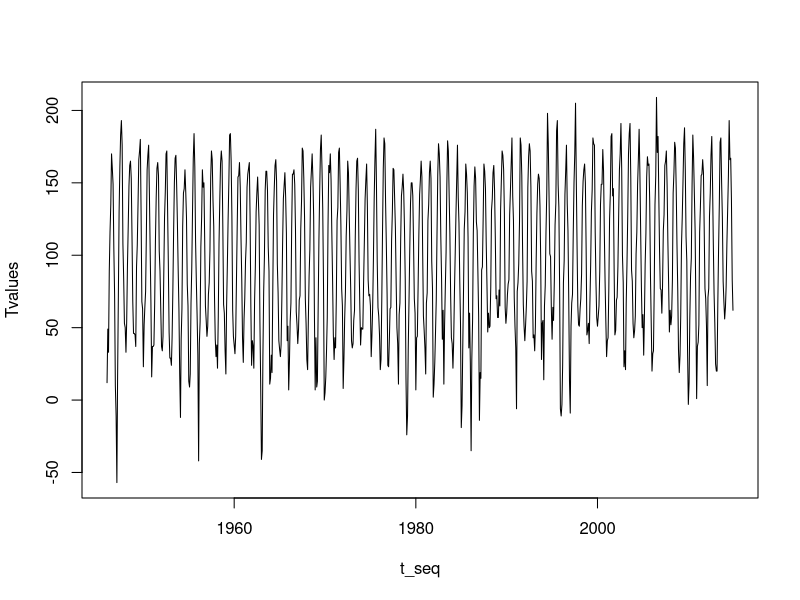
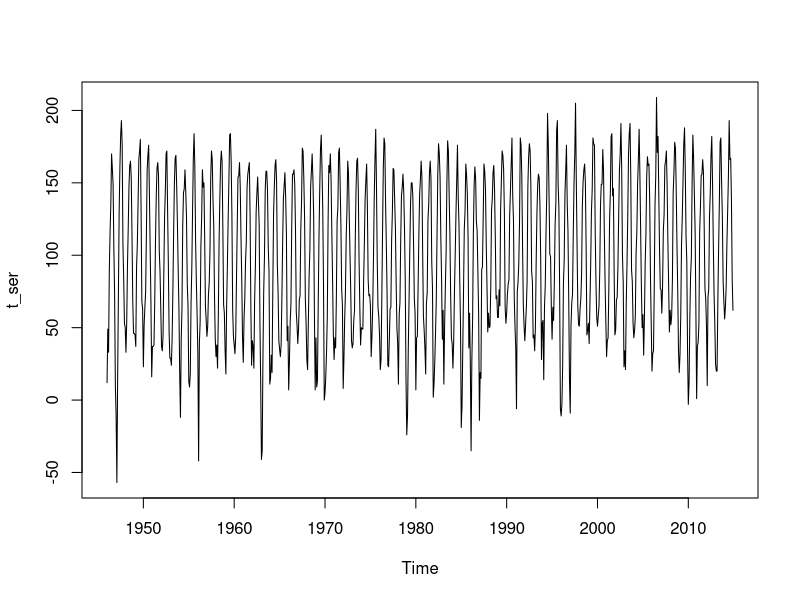
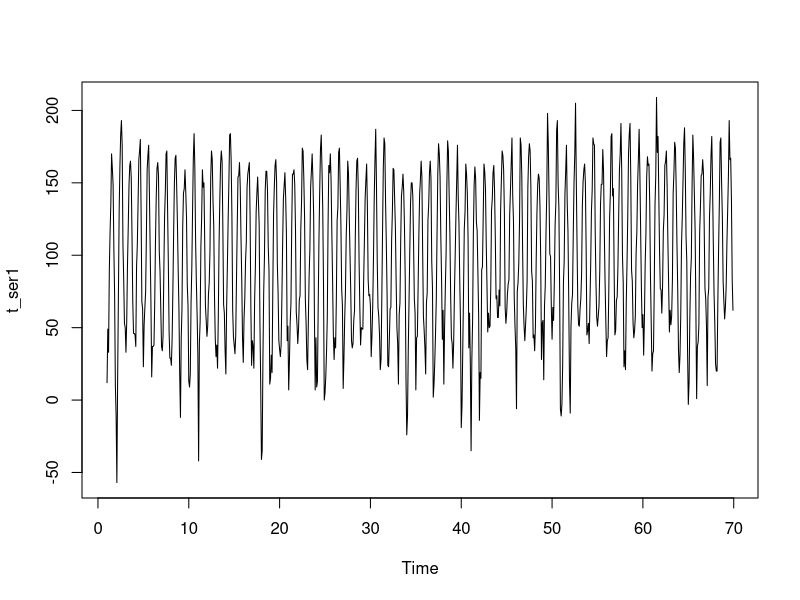
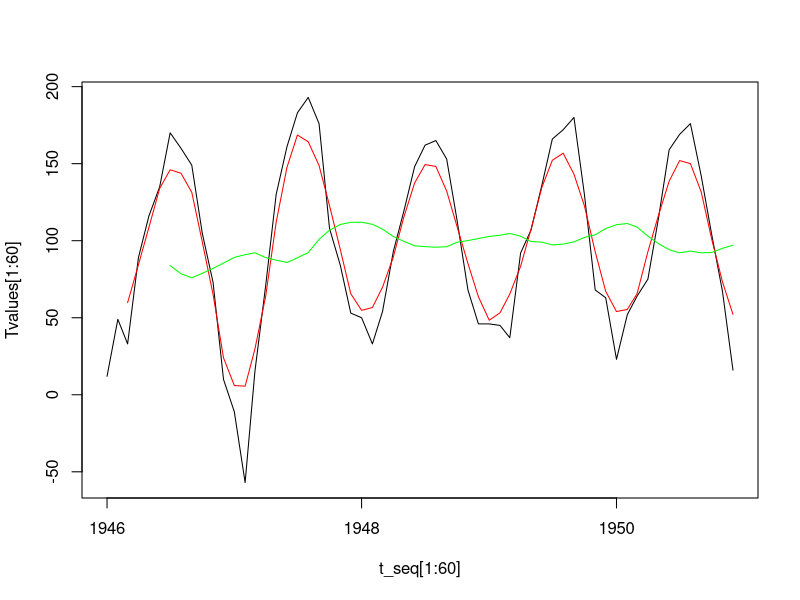
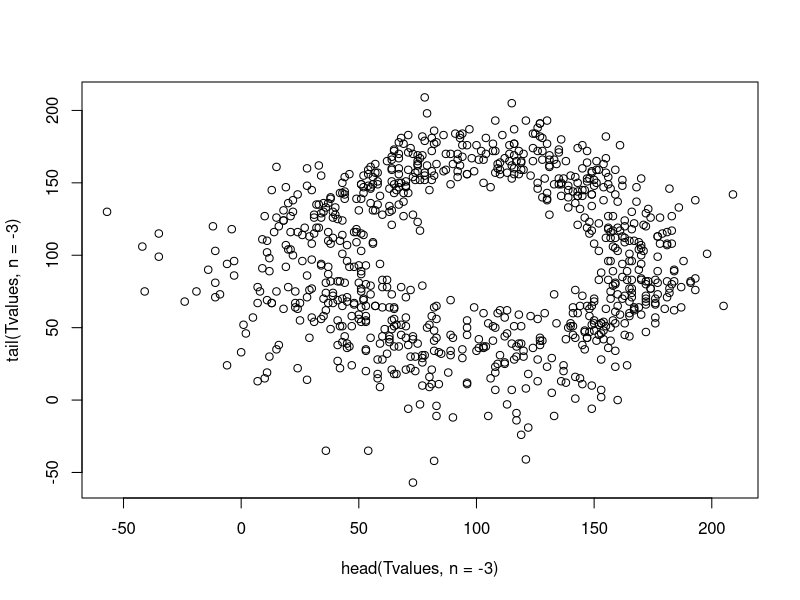
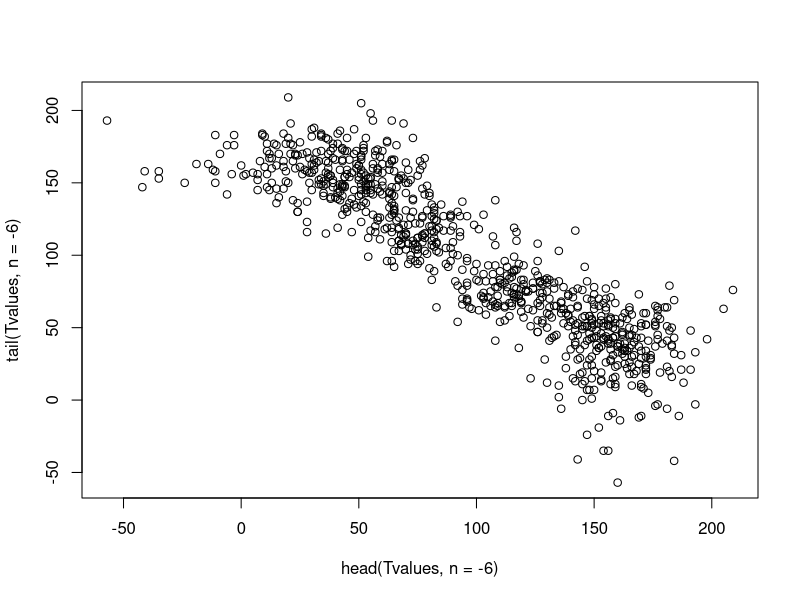
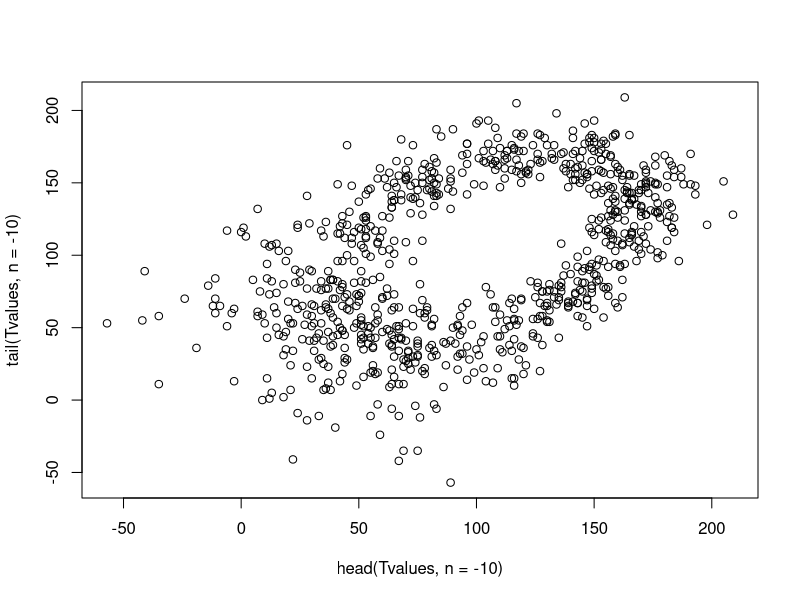
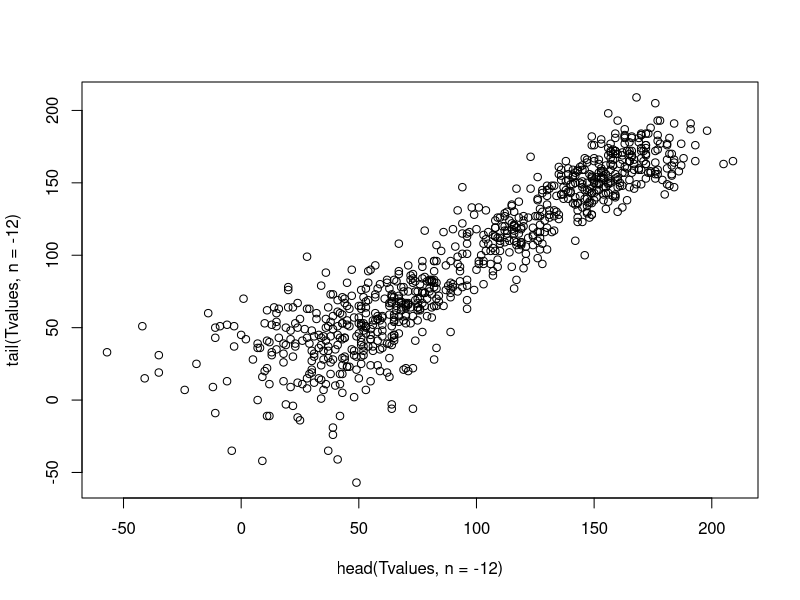

These charts were generated, in order, by the following R code:
## ---- chunk 1
library(ggplot2)
library(forecast)
## ---- chunk 2
Tvalues = read.csv("./data/Pr_20May1.csv")$x
t_seq = seq(from = as.Date("1946-01-01"), to = as.Date("2014-12-01"), by = "1 month")

plot(t_seq, Tvalues, type = "l")

t_ser <- ts(Tvalues, start = c(1946, 1), freq = 12)
plot(t_ser)

t_ser1 <- ts(Tvalues, freq = 12)
plot(t_ser1)

ma5 = ma(Tvalues, order = 5)
ma13 = ma(Tvalues, order = 13)

plot(t_seq[1:60], Tvalues[1:60], type = "l")
lines(t_seq[1:60], ma5[1:60], col = "red")
lines(t_seq[1:60], ma13[1:60], col = "green")

#lag3 scatter plot
# data shifted a quarter year
plot(head(Tvalues, n=-3), tail(Tvalues, n = -3))
# data shifted 6 months
plot(head(Tvalues, n=-6), tail(Tvalues, n = -6))
# data shifted 11 month
plot(head(Tvalues, n=-10), tail(Tvalues, n = -10))
# data shifted 12 month
plot(head(Tvalues, n=-12), tail(Tvalues, n = -12))

#ACF function
acf_T = acf(Tvalues,type = "correlation", lag.max = 64)
acf_10 = acf_T$acf[10]

#decomposition
#-----------------------
#classical
output = decompose(t_ser1)
plot(output)

t_des <- t_ser1 - output$seasonal
plot(t_des)
acf_des <- acf(as.vector(t_des), type = "correlation", lag.max = 64)

#stl()
output1 = stl(t_ser1, s.window = 15, t.window = 12*15+1)
plot(output1)
t_rem <- output1$time.series[,"remainder"]
acf_rem <-acf(as.vector(t_rem), type = "correlation", lag.max = 64)
